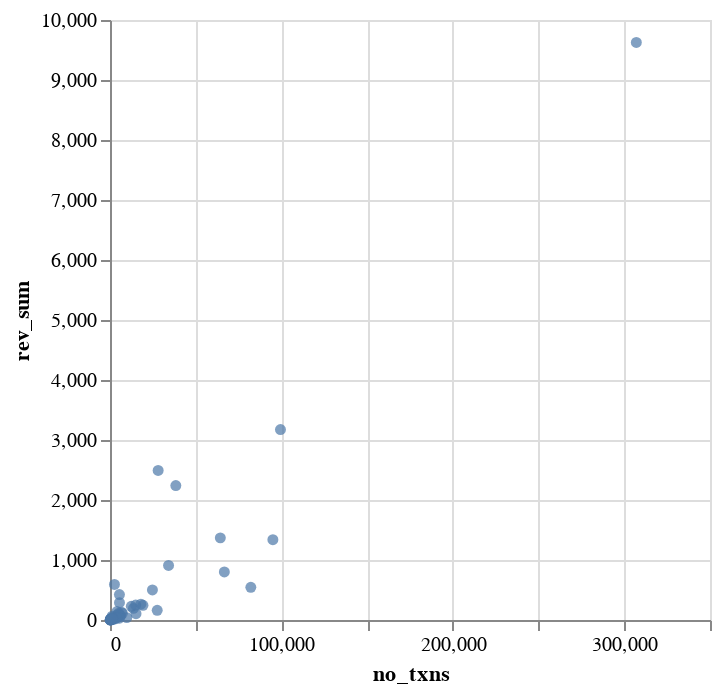

This figure's notebook cell:
### Code cell
(
    alt.Chart(chart_data1).mark_circle().encode(
            x='no_txns:Q',
            y="rev_sum:Q"
        )
)

### Figure 1 — Vega-Lite specification as saved in the notebook (floating-point values rounded to 4 significant figures)
{"config": {"view": {"continuousWidth": 300, "continuousHeight": 300}}, "data": {"name": "data-ba7ee245ac7b6062be494ef000af62fb"}, "mark": {"type": "circle"}, "encoding": {"x": {"field": "no_txns", "type": "quantitative"}, "y": {"field": "rev_sum", "type": "quantitative"}}, "$schema": "https://vega.github.io/schema/vega-lite/v5.20.1.json", "datasets": {"data-ba7ee245ac7b6062be494ef000af62fb": [{"program": "ams9tG5sJHh6ZDEuWrFZQUnoM6PGau5sMiMnomKBwui", "no_txns": 2881, "rev_sum": 17.52, "tips_sum": 15.75}, {"program": "bank7GaK8LkjyrLpSZjGuXL8z7yae6JqbunEEnU9FS4", "no_txns": 95013, "rev_sum": 1339.0, "tips_sum": 25.42}, {"program": "4vD6PYp2BtVm3aua71mkY4LdwU5DFh829voCzjEf1H4D", "no_txns": 2603, "rev_sum": 592.8, "tips_sum": 29.44}, {"program": "B4cUJzpPVNKdnjnN7x7MhhXzJT5Z9SpteFp3JK3Y7bow", "no_txns": 7250, "rev_sum": 111.8, "tips_sum": 36.8}, {"program": "3uCraqitfDjLyA74gpws3w7u7E1nLK8paPhqhQHGjJH8", "no_txns": 3129, "rev_sum": 40.44, "tips_sum": 38.31}, {"program": "God6AsUhRSbEj3gzL3dwkjZxREoLKUdd7DKRRnsj1Ygz", "no_txns": 179, "rev_sum": 12.62, "tips_sum": 12.22}, {"program": "E1wEnNYxhrZrG5KifTLaEBcKBzKiEb1bCQL9kCJHFCL1", "no_txns": 13680, "rev_sum": 193.5, "tips_sum": 20.75}, {"program": "GQu9pAUp1Z3VaPCi4VfJN25TLWkcd6JyxAajkJdTtVkv", "no_txns": 15174, "rev_sum": 104.8, "tips_sum": 18.5}, {"program": "DLhKb76uv4CEpEuwKXq3iCFL2U45tyji3AcRkb6z2H2y", "no_txns": 392, "rev_sum": 7.216, "tips_sum": 0.6597}, {"program": "EiWwH23kQ3hrzVX62UzcKvpDLRPQCM8bxbqzCpUYf5Cg", "no_txns": 258, "rev_sum": 0.9552, "tips_sum": 0.8526}, {"program": "2QXU5mDd7cfUpYQpdjxSC5n5P99GK9ExyxfNzAt1gTcV", "no_txns": 838, "rev_sum": 15.35, "tips_sum": 0.7685}, {"program": "JUP6LkbZbjS1jKKwapdHNy74zcZ3tLUZoi5QNyVTaV4", "no_txns": 307030, "rev_sum": 9625.0, "tips_sum": 1740.0}, {"program": "3JUL6MmMd1NHBTwcXM1giTGW5vkm3wAzioEN2jHJUYQg", "no_txns": 4056, "rev_sum": 140.5, "tips_sum": 97.66}, {"program": "GaaxVrdMh69Dhce9u4uSpdXD8L9J51SZ4x8vQywR6d7s", "no_txns": 5497, "rev_sum": 423.4, "tips_sum": 380.1}, {"program": "D6yAW6NVS1S66yDT4QAwpddo5F3qrHzuHJyLwr8177P1", "no_txns": 4129, "rev_sum": 85.13, "tips_sum": 13.05}, {"program": "DDcUrKbzn896LoBB5qu9Zr367mKE314f7vXBPT1V6ssM", "no_txns": 109, "rev_sum": 0.3102, "tips_sum": 0.1394}, {"program": "EFgKVf6zAA8vWzoZx1xP7tga6mRPUvuNhawk5Jf6yg5E", "no_txns": 6009, "rev_sum": 71.33, "tips_sum": 9.469}, {"program": "JUP4Fb2cqiRUcaTHdrPC8h2gNsA2ETXiPDD33WcGuJB", "no_txns": 126, "rev_sum": 0.648, "tips_sum": 0.0}, {"program": "DogegKhTimbJRTBjxNEc53gzia653No32BPHRq8PxoBB", "no_txns": 5095, "rev_sum": 113.4, "tips_sum": 8.588}, {"program": "2uZSh1aR9b48aZbwPgiNGdY1r4dDQ3A6y7jYxNJ4PLg8", "no_txns": 1161, "rev_sum": 12.82, "tips_sum": 0.0}, {"program": "BNvJuX3hHwd6nEKqTVrJRr7FvMt73EvitPzgVxtJxfiP", "no_txns": 1282, "rev_sum": 32.57, "tips_sum": 0.00459}, {"program": "AP51WLiiqTdbZfgyRMs35PsZpdmLuPDdHYmrB23pEtMU", "no_txns": 27538, "rev_sum": 161.5, "tips_sum": 2.043}, {"program": "pigiKqKi9dy5kh1kXpUj5cWLFmFspuwTr9JTjWqGM2a", "no_txns": 577, "rev_sum": 1.919, "tips_sum": 0.06316}, {"program": "8evuytGWevh1V7fWAfJKxBY9AQyXNm6tsNjPMe3iCoWY", "no_txns": 12427, "rev_sum": 227.5, "tips_sum": 27.27}, {"program": "9ixSdN1CKjmHqwTessaPYdJGRMgEYCaL34oXyNjYK2mw", "no_txns": 2160, "rev_sum": 26.06, "tips_sum": 1.279}, {"program": "2DoboMZkMkmNMzWQKvRhrcdtqNzLFS2LQhEo813xvcYD", "no_txns": 5530, "rev_sum": 289.1, "tips_sum": 90.9}, {"program": "Hye5Ahzqv9fY8LsjygfXCmkuVL67rgKRNzqZSEhpwXUf", "no_txns": 249, "rev_sum": 7.303, "tips_sum": 0.0158}, {"program": "BackstoryKW7odoXxeCDGSeYeTbT1Ze55pW9X4PNNGcV", "no_txns": 1249, "rev_sum": 64.58, "tips_sum": 49.8}, {"program": "YmirFH6wUrtUMUmfRPZE7TcnszDw689YNWYrMgyB55N", "no_txns": 24751, "rev_sum": 500.3, "tips_sum": 262.1}, {"program": "3JmzqBoDLvNTPapBGCN7x23kTE5o7zkQ2fQhuyU3j9x6", "no_txns": 28090, "rev_sum": 2493.0, "tips_sum": 153.1}, {"program": "7PWnthtTsGnSpR4JLENYVoCJ5y5XwgELVbqgp6TkAFaH", "no_txns": 38406, "rev_sum": 2241.0, "tips_sum": 0.0}, {"program": "medJtLpTdkG1LMLKetGgqF39efYSSxjP7FBFUTzf4LE", "no_txns": 6725, "rev_sum": 129.8, "tips_sum": 65.27}, {"program": "88888ZALaeFFmKgbq1ekvj5xYTLv65ku65k4NBvmwCy1", "no_txns": 6108, "rev_sum": 67.2, "tips_sum": 44.67}, {"program": "AHui19XHKWqvp1WVnXqcvXw2WpsRmkpLHjpV6baBrn1K", "no_txns": 1797, "rev_sum": 13.36, "tips_sum": 11.54}, {"program": "HqXxZawhNZgi2zay3BD5X64Wps3T1TC71cc75J5MsJCX", "no_txns": 5160, "rev_sum": 87.1, "tips_sum": 7.781}, {"program": "Aza2jW4mjqyt8HtSLCwDTJWGJ1mRDjMQTQoiNTH6E32r", "no_txns": 5474, "rev_sum": 30.69, "tips_sum": 0.4861}, {"program": "Am7ppB5Rek2q7Qnr8AzC6fWQWQQjpMuP35bMRHdyfsqo", "no_txns": 993, "rev_sum": 34.52, "tips_sum": 0.8469}, {"program": "Dex22n6vVa2Suawc5TcAb26ZmeZ33BpS3xWAKDvWkvQk", "no_txns": 192, "rev_sum": 1.996, "tips_sum": 0.0}, {"program": "4ngnN8dA9sAf1sbz3m6qwquxbHkyzgXVpeTYcxKPtZuf", "no_txns": 9789, "rev_sum": 39.24, "tips_sum": 4.586}, {"program": "AnCKmodpxycRZoAFgVwGjWuxP9wJPamghfvUw1fwKdpK", "no_txns": 82148, "rev_sum": 545.7, "tips_sum": 9.622}, {"program": "E8uB9xQ8ffx3YyCbXDVKNMV2VpaHhgU8edCKi1ASDUTq", "no_txns": 99443, "rev_sum": 3174.0, "tips_sum": 1154.0}, {"program": "4y2Grm2NQs9ZLvdHyk6rus2GeDxQu3PCdqd491JhXSLX", "no_txns": 255, "rev_sum": 1.446, "tips_sum": 0.1358}, {"program": "AzHrwdCsEZotAjr7sjenHrHpf1ZKYoGBP6N7HVhEsyen", "no_txns": 19228, "rev_sum": 244.4, "tips_sum": 1.495}, {"program": "Evo1ve6p41CUZSdh7WCofrStMdhzUKAVcjWDNhet9Nkp", "no_txns": 34151, "rev_sum": 909.5, "tips_sum": 106.0}, {"program": "8Dukjp9fQB1Pbi3dkPd4Nz8AHir5vnuKXCyrYzzQDor", "no_txns": 64362, "rev_sum": 1369.0, "tips_sum": 334.2}, {"program": "7y5FFmNTAqVmyRqS1rEThotJjk8Y1TpUY1CLyd1DNrUZ", "no_txns": 3832, "rev_sum": 31.33, "tips_sum": 3.777}, {"program": "3s1rAymURnacreXreMy718GfqW6kygQsLNka1xDyW8pC", "no_txns": 1065, "rev_sum": 7.358, "tips_sum": 0.8013}, {"program": "G2E4eoenFMirpFKRfHNo2koDP7mrhnNWVwxyHASSpjQD", "no_txns": 14989, "rev_sum": 249.1, "tips_sum": 71.38}, {"program": "ASHTpyvdpQ4aDnm59jsaiHyMYXsdCiTKE8Q7DPVQ2UV", "no_txns": 18030, "rev_sum": 263.6, "tips_sum": 180.6}, {"program": "481s8XFACzEbQokBjoZWUv976233jGP9k6SzN2Lu8fLt", "no_txns": 1582, "rev_sum": 18.81, "tips_sum": 2.187}, {"program": "2CyweuWbx3DCcmzePeN7nxqgTD396VuEC2UW2ZjKHbb2", "no_txns": 1058, "rev_sum": 17.64, "tips_sum": 6.248}, {"program": "2CSekKsHWCwcQp3eMdn77UDyTV3VLmsr1idFaSSExn2V", "no_txns": 66704, "rev_sum": 800.3, "tips_sum": 101.2}]}}
